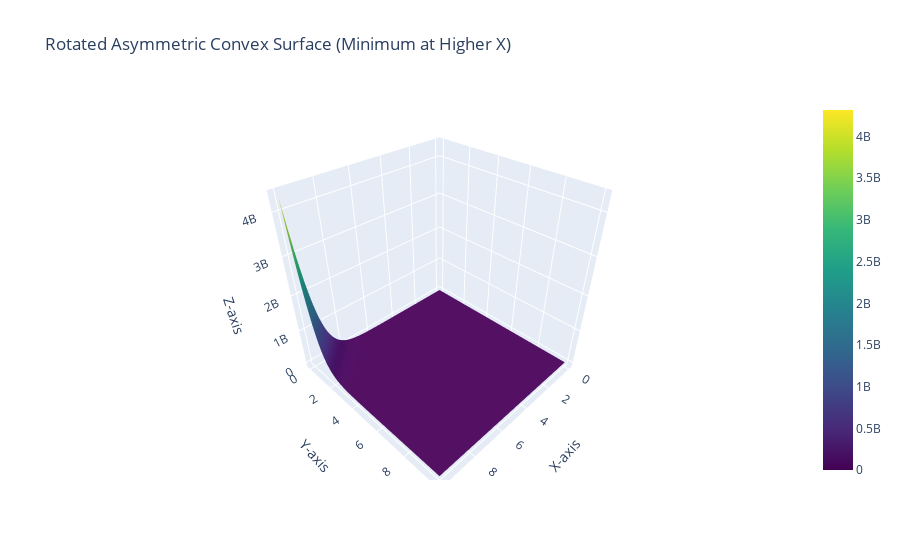

Notebook cell for this chart:
### Code cell
import numpy as np
import plotly.graph_objects as go

# Define the function to create an asymmetric convex shape with a sharp bottom edge
def f_convex(x, y):
    """Creates an asymmetric convex shape with a clear minimum and sharp bottom edge, rotated along a vertical axis."""
    # Rotate the minimum to a higher x value (shifted to x=7 instead of x=3)
    x_rotated = 10 - x  # Rotation along a vertical axis

    # Asymmetric quadratic function: different curvature in x and y
    z = (x_rotated - 7)*2 + 1.5 * (y - 6)*2  # Minimum now at (x=7, y=6)

    # Add a sharper edge at the bottom to prevent flattening
    z += np.exp(-0.8 * ((x_rotated - 7)*2 + (y - 6)*2)) * 4  # Sharper edge at the minimum

    # Add mild noise to simulate real-world data smoothness
    noise = np.random.normal(0, 0.2)  # Small noise for smooth convexity
    return z + noise

# Generate grid data to create a rotated surface
x_values = np.linspace(0, 10, 100)
y_values = np.linspace(0, 10, 100)
X, Y = np.meshgrid(x_values, y_values)
Z = np.array([[f_convex(x, y) for x, y in zip(row_x, row_y)] for row_x, row_y in zip(X, Y)])

# Create an interactive 3D surface plot
fig = go.Figure(data=[go.Surface(x=X, y=Y, z=Z, colorscale='Viridis')])

# Add axis labels and title
fig.update_layout(
    title="Rotated Asymmetric Convex Surface (Minimum at Higher X)",
    scene=dict(
        xaxis_title="X-axis",
        yaxis_title="Y-axis",
        zaxis_title="Z-axis"
    )
)

# Show interactive plot
fig.show()

### Figure 1 — Plotly figure (JSON) as saved in the notebook; plotly's stock layout.template omitted (floating-point values rounded to 4 significant figures; data arrays with more than 128 entries replaced by an {"elided": "..."} marker saying what was removed)
{"data": [{"colorscale": [[0, "#440154"], [0.1111, "#482878"], [0.2222, "#3e4989"], [0.3333, "#31688e"], [0.4444, "#26828e"], [0.5556, "#1f9e89"], [0.6667, "#35b779"], [0.7778, "#6ece58"], [0.8889, "#b5de2b"], [1, "#fde725"]], "type": "surface", "x": {"elided": "100x100 float values"}, "y": {"elided": "100x100 float values"}, "z": {"elided": "100x100 float values"}}], "layout": {"scene": {"xaxis": {"title": {"text": "X-axis"}}, "yaxis": {"title": {"text": "Y-axis"}}, "zaxis": {"title": {"text": "Z-axis"}}}, "title": {"text": "Rotated Asymmetric Convex Surface (Minimum at Higher X)"}}}
